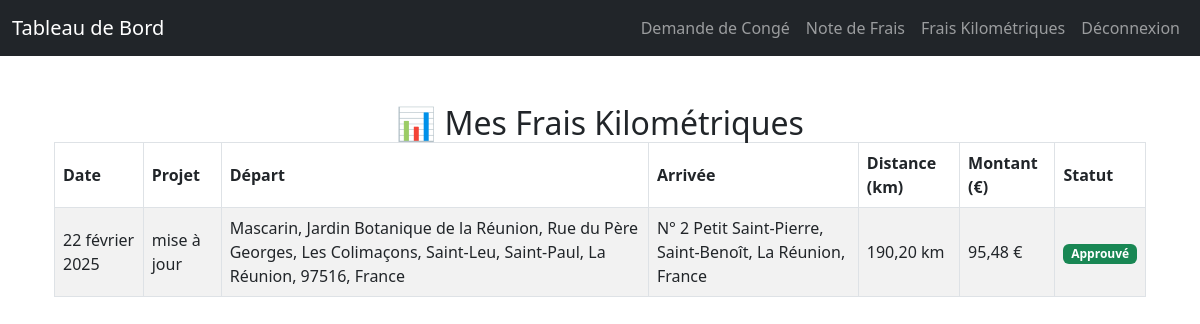
Screenshot of /my-kilometric-expenses/ (signed in) with the database file from the repository.
### rh_management/models.py (models this page shows, shortened)
class KilometricExpense(models.Model):
    STATUS_CHOICES = [
        ("pending", "En attente"),
        ("approved", "Approuvé"),
        ("rejected", "Rejeté"),
    ]
    user = models.ForeignKey(User, on_delete=models.CASCADE)
    date = models.DateField()
    vehicle_type = models.CharField(max_length=20, choices=VEHICLE_TYPES)
    fiscal_power = models.IntegerField()
    departure = models.CharField(max_length=255)
    departure_lat = models.FloatField(blank=True, null=True)
    departure_lng = models.FloatField(blank=True, null=True)
    arrival = models.CharField(max_length=255)
    arrival_lat = models.FloatField(blank=True, null=True)
    arrival_lng = models.FloatField(blank=True, null=True)
    distance = models.FloatField(blank=True, null=True)
    project = models.CharField(max_length=255, blank=True, null=True)  # Nouveau champ "Projet"
    amount = models.DecimalField(max_digits=10, decimal_places=2)  # Déjà limité à 2 décimales
    status = models.CharField(
        max_length=10,
        choices=STATUS_CHOICES,
        default='pending'
    )
    description = models.CharField(max_length=255, blank=True)

### rh_management/views.py (the view)
# urls.py: path("my-kilometric-expenses/", my_kilometric_expenses, name="my_kilometric_expenses"),  # View my kilometric expenses
@login_required
def my_kilometric_expenses(request):
    expenses = KilometricExpense.objects.filter(user=request.user).order_by("-date")
    return render(request, "rh_management/my_kilometric_expenses.html", {"expenses": expenses})

### templates/rh_management/my_kilometric_expenses.html
{% extends "base.html" %}
{% block content %}
<div class="container mt-5">
    <h2 class="mb-0 text-center">📊 Mes Frais Kilométriques</h2>
    <div class="table-responsive">
        <table class="table table-striped table-bordered">
            <thead class="thead-dark">
                <tr>
                    <th>Date</th>
                    <th>Projet</th>
                    <th>Départ</th>
                    <th>Arrivée</th>
                    <th>Distance (km)</th>
                    <th>Montant (€)</th>
                    <th>Statut</th>
                </tr>
            </thead>
            <tbody>
                {% for expense in expenses %}
                <tr>
                    <td>{{ expense.date }}</td>
                    <td>{% if expense.project %} {{ expense.project }} {% else %} Aucun projet {% endif %}</td>
                    <td>{{ expense.departure }}</td>
                    <td>{{ expense.arrival }}</td>
                    <td>{% if expense.distance %}{{ expense.distance|floatformat:2 }} km{% else %}N/A{% endif %}</td>
                    <td>{{ expense.amount|floatformat:2 }} €</td>
                    <td>
                        <span class="badge bg-{% if expense.status == 'approved' %}success{% elif expense.status == 'pending' %}warning{% else %}danger{% endif %}">
                            {{ expense.get_status_display }}
                        </span>
                    </td>
                </tr>
                {% empty %}
                <tr>
                    <td colspan="7" class="text-center">Aucun frais kilométrique enregistré.</td>
                </tr>
                {% endfor %}
            </tbody>
        </table>
    </div>
</div>
{% endblock %}

### templates/base.html (style rules this page uses)
.table th, .table td { vertical-align: middle; }
body { margin-bottom: 50px; }

### rows the page displays
KilometricExpense: date "22 février 2025", project "mise à jour", departure "Mascarin, Jardin Botanique de la Réunion, Rue du Père Georges, Les Colimaçons, Saint-Leu, Saint-Paul, La Réunion, 97516, France", arrival "N° 2 Petit Saint-Pierre, Saint-Benoît, La Réunion, France", distance "190,20", amount "95,48", status "Approuvé"
